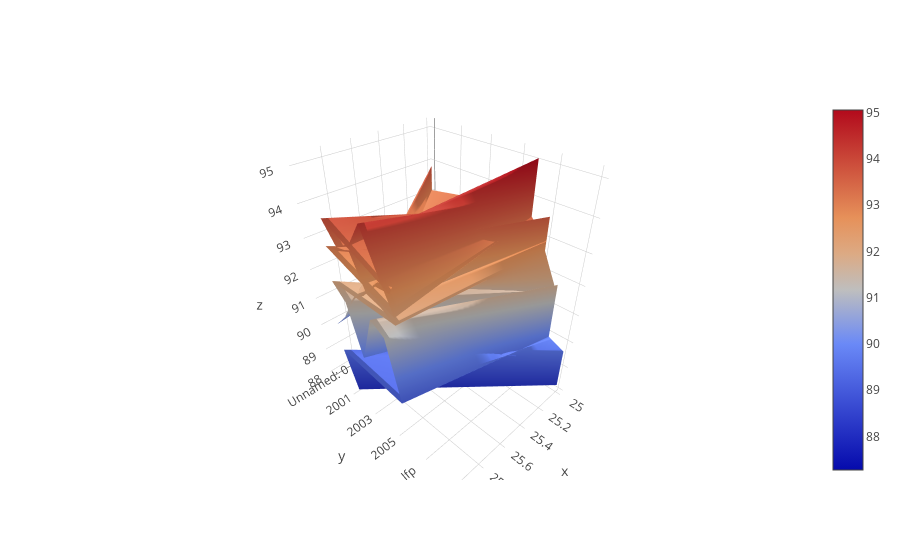

The code cell stored with this chart in its notebook:
### Code cell
data = pd.read_csv("data/lfpr_gpy_testkernels_pred.csv").sort_values(by = ['age', 'year'])
mask_age = np.logical_and(data['age'] >= 25, data['age'] <= 50)
mask_year = np.logical_and(data['year'] >= 2000, data['year'] <= 2005)
mask_men = np.logical_and.reduce((data['sex'] == 1, mask_age, mask_year))
mask_women = np.logical_and.reduce((data['sex'] == 2, mask_age, mask_year))

pivot = data[mask_men].pivot(index = 'age', columns = 'year')

figdata = [go.Surface(x = pivot.index.values, y = pivot.columns.values, 
    z = pivot['lfp'].values)]
fig = go.Figure(data = figdata)
plotly.offline.iplot(fig)

### Figure 1 — Plotly figure (JSON) as saved in the notebook; plotly's stock layout.template omitted (floating-point values rounded to 4 significant figures; data arrays with more than 128 entries replaced by an {"elided": "..."} marker saying what was removed)
{"data": [{"type": "surface", "x": [25, 26, 27, 28, 29, 30, 31, 32, 33, 34, 35, 36, 37, 38, 39, 40, 41, 42, 43, 44, 45, 46, 47, 48, 49, 50], "y": {"elided": "138x2 mixed values"}, "z": {"elided": "26x6 float values"}}], "layout": {}}
